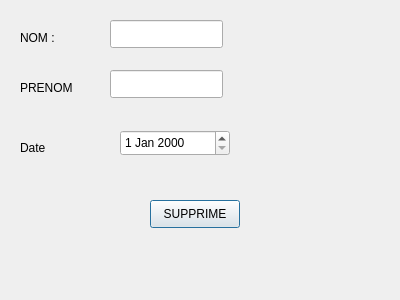
<?xml version="1.0" encoding="UTF-8"?>
<ui version="4.0">
 <class>Supprime</class>
 <widget class="QDialog" name="Supprime">
  <property name="geometry">
   <rect>
    <x>0</x>
    <y>0</y>
    <width>400</width>
    <height>300</height>
   </rect>
  </property>
  <property name="windowTitle">
   <string>Supprime</string>
  </property>
  <widget class="QLabel" name="label">
   <property name="geometry">
    <rect>
     <x>20</x>
     <y>30</y>
     <width>58</width>
     <height>16</height>
    </rect>
   </property>
   <property name="text">
    <string>NOM :</string>
   </property>
  </widget>
  <widget class="QLineEdit" name="nom">
   <property name="geometry">
    <rect>
     <x>110</x>
     <y>20</y>
     <width>113</width>
     <height>28</height>
    </rect>
   </property>
  </widget>
  <widget class="QLabel" name="label_2">
   <property name="geometry">
    <rect>
     <x>20</x>
     <y>80</y>
     <width>58</width>
     <height>16</height>
    </rect>
   </property>
   <property name="text">
    <string>PRENOM</string>
   </property>
  </widget>
  <widget class="QLineEdit" name="prenom">
   <property name="geometry">
    <rect>
     <x>110</x>
     <y>70</y>
     <width>113</width>
     <height>28</height>
    </rect>
   </property>
  </widget>
  <widget class="QDateEdit" name="date">
   <property name="geometry">
    <rect>
     <x>120</x>
     <y>130</y>
     <width>110</width>
     <height>26</height>
    </rect>
   </property>
  </widget>
  <widget class="QLabel" name="label_3">
   <property name="geometry">
    <rect>
     <x>20</x>
     <y>140</y>
     <width>58</width>
     <height>16</height>
    </rect>
   </property>
   <property name="text">
    <string>Date </string>
   </property>
  </widget>
  <widget class="QPushButton" name="supprime">
   <property name="geometry">
    <rect>
     <x>150</x>
     <y>200</y>
     <width>90</width>
     <height>28</height>
    </rect>
   </property>
   <property name="text">
    <string>SUPPRIME</string>
   </property>
  </widget>
 </widget>
 <resources/>
 <connections>
  <connection>
   <sender>supprime</sender>
   <signal>pressed()</signal>
   <receiver>Supprime</receiver>
   <slot>supprime()</slot>
   <hints>
    <hint type="sourcelabel">
     <x>194</x>
     <y>213</y>
    </hint>
    <hint type="destinationlabel">
     <x>199</x>
     <y>149</y>
    </hint>
   </hints>
  </connection>
 </connections>
 <slots>
  <slot>supprime()</slot>
 </slots>
</ui>
